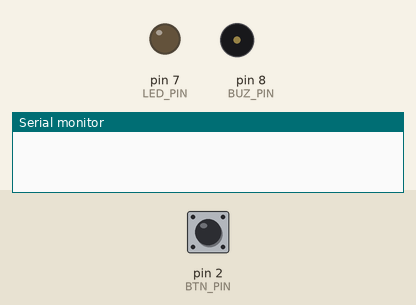
Simulated run of this sketch. Board: Arduino Uno, built with avr-gcc and run on an emulated ATmega328P. Shown: output pins drawn as LEDs (lit = HIGH), buzzer (waves = sounding, pin HIGH), the last lines printed to the serial monitor. Dashed ring = blinking. The test bench sets the inputs (shaded band); at power-on: pin 2 (BTN_PIN) HIGH.

Above: at 1.2 s.
1.3 s: pin 2 (BTN_PIN) pulled LOW for 0.15 s
At 1.5 s:
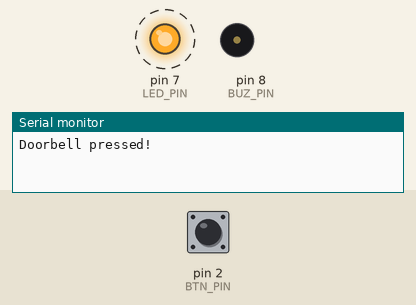
4.3 s: pin 2 (BTN_PIN) pulsed LOW 2 times (0.12 s each, 0.3 s apart)
At 4.87 s:
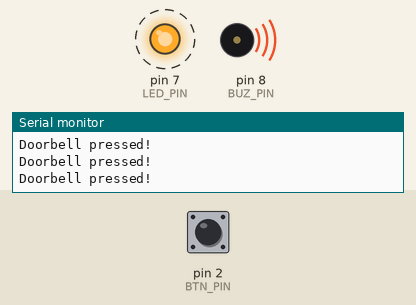
Timing chart, 0 to 7.4 s (numbered marks = the images above; inputs shaded):
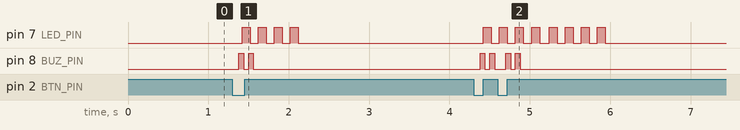

The sketch:

Task-6.ino
```cpp
// In Arduino only pin 2 and 3 (INT 0) and (INT 1) can have interrupts.
const int BTN_PIN = 2;
const int LED_PIN = 7;
const int BUZ_PIN = 8;

volatile int doorbell_trigger_count = 0;
volatile unsigned long last_int_time = 0;

int pending_led_sessions = 0;
bool is_led_on = false;
bool blink_active = false;
unsigned long blink_start_time = 0;
const unsigned long blink_duration = 800; // How long it blinks total
const unsigned long blink_rate = 100;     // Speed of the blink toggle
unsigned long last_blink = 0;

int pending_serial_prints = 0;

int pending_buzzer_sessions = 0;
bool is_buzzer_on = false;
bool buzzer_active = false;
unsigned long buzzer_start_time = 0;
const unsigned long buzzer_duration = 300;
const unsigned long buzzer_rate = 50;
unsigned long last_buz = 0;


// ISR
void button_pressed() {
  unsigned long now = millis();

  if (now - last_int_time > 200) {
    ++doorbell_trigger_count;
    last_int_time = now;
  }
}

void process_events() {
  if (doorbell_trigger_count > 0) {
    noInterrupts();
    int presses = doorbell_trigger_count;
    doorbell_trigger_count = 0;
    interrupts();

    // Distribute the event to whichever tasks need it
    pending_led_sessions += presses;
    pending_serial_prints += presses;
    pending_buzzer_sessions += presses;
  }
}

void update_led() {
  unsigned long now = millis();

  // Start a session if there's a pending press and we aren't already blinking
  if (pending_led_sessions > 0 && !blink_active) {
    pending_led_sessions--; // Consume one press request
    blink_active = true;
    blink_start_time = now;
    last_blink = now;
  }

  if (blink_active) {
    if (now - blink_start_time >= blink_duration) {
      blink_active = false;
      digitalWrite(LED_PIN, LOW);
      is_led_on = false;
    }
    else if (now - last_blink >= blink_rate) {
      is_led_on = !is_led_on;
      digitalWrite(LED_PIN, is_led_on ? HIGH : LOW);
      last_blink = now;
    }
  }
}

void serial_print() {
  if (pending_serial_prints > 0) {
    Serial.println("Doorbell pressed!");
    pending_serial_prints--;
  }
}

void update_buzzer() {
  unsigned long now = millis();

  if (pending_buzzer_sessions > 0 && !buzzer_active) {
    pending_buzzer_sessions--; // Consume one press request
    buzzer_active = true;
    buzzer_start_time = now;
    last_buz = now;
  }

  if (buzzer_active) {
    if (now - buzzer_start_time >= buzzer_duration) {
      buzzer_active = false;
      digitalWrite(BUZ_PIN, LOW);
      is_buzzer_on = false;
    }
    else if (now - last_buz >= buzzer_rate) {
      is_buzzer_on = !is_buzzer_on;
      digitalWrite(BUZ_PIN, is_buzzer_on ? HIGH : LOW);
      last_buz = now;
    }
  }
}

struct Task {
  unsigned long previous;
  unsigned long period;
  void (*func)();
};

Task tasks[] = {
  {0, 10, process_events},
  {0, 20, update_led},
  {0, 50, serial_print},
  {0, 20, update_buzzer}
};

void setup() {
  Serial.begin(9600);

  pinMode(LED_PIN, OUTPUT);
  pinMode(BTN_PIN, INPUT_PULLUP);
  pinMode(BUZ_PIN, OUTPUT);
  // 0 is INT 0: Digital pin 2, button_pressed is our callback, FALLING is our trigger
  attachInterrupt(digitalPinToInterrupt(BTN_PIN), button_pressed, FALLING);

}

void loop() {
  unsigned long now = millis();

  for (auto& task : tasks) {
    if (now - task.previous >= task.period) {
      task.func();
      task.previous = now;
    }
  }
}
```

Measured:
- after the input at 1.3 s, pin 7 (LED_PIN): alternates HIGH for 0.10 s and LOW for 0.10 s, 8 changes in all, then stays LOW, starting after 0.12 s; pin 8 (BUZ_PIN): alternates HIGH for 0.06 s and LOW for 0.06 s, 4 changes in all, then stays LOW, starting after 0.08 s
- after the input at 4.3 s, pin 7 (LED_PIN): alternates HIGH for 0.10 s and LOW for 0.10 s, 16 changes in all, then stays LOW, starting after 0.12 s
